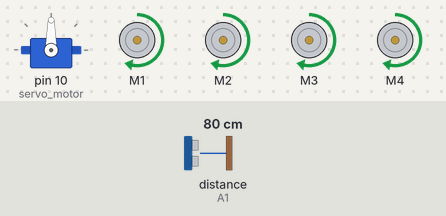
The sketch below on a simulated Arduino Uno, built with avr-gcc and run on an emulated ATmega328P. Shown: servo, 4 × DC motor (green arrow = forward, orange = backward, longer = faster). The test bench sets the inputs (shaded band); at power-on: distance to the obstacle (sensor on A1) 80 cm. The echo pulse lasts 58.3 µs per cm.

Above: at 3.7 s.
3.8 s: distance to the obstacle (sensor on A1) set to 23 cm
5.3 s: distance to the obstacle (sensor on A1) set to 19 cm
At 5.91 s:
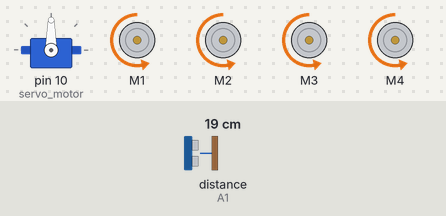
At 6.9 s:
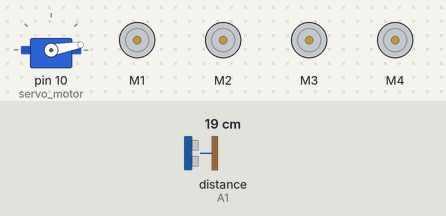
11.3 s: distance to the obstacle (sensor on A1) set to 35 cm
13.9 s: distance to the obstacle (sensor on A1) set to 2 cm
At 16.5 s:
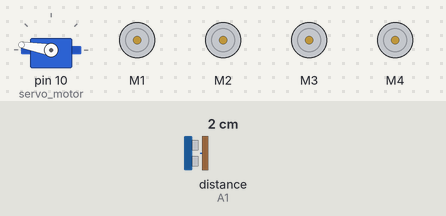
Timing chart, 0 to 17.9 s (numbered marks = the images above; inputs shaded):
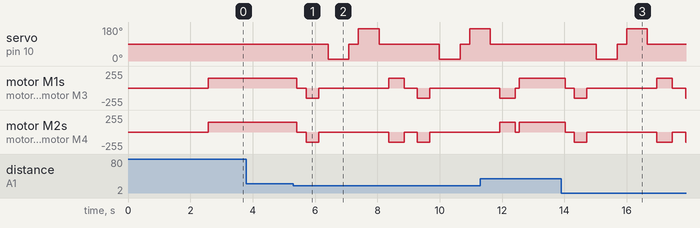

The sketch:

Obstacle-Avoiding-Car.ino
```cpp
#include <AFMotor.h>        // include the motor shield library. You must install this library
#include <Servo.h>          //Servo motor library. This is standard library
#include <NewPing.h>        //Ultrasonic sensor function library. You must install this library

// create motor objects
AF_DCMotor leftMotor(1, MOTOR12_64KHZ);
AF_DCMotor rightMotor(2, MOTOR12_64KHZ);
AF_DCMotor rearLeftMotor(3, MOTOR34_64KHZ);
AF_DCMotor rearRightMotor(4, MOTOR34_64KHZ);

//sensor pins
#define trig_pin A0 //analog input 1
#define echo_pin A1 //analog input 2

#define maximum_distance 200
boolean goesForward = false;
int distance = 100;

NewPing sonar(trig_pin, echo_pin, maximum_distance); //sensor function
Servo servo_motor; //our servo name


void setup(){
  servo_motor.attach(10); //our servo pin

  servo_motor.write(90);
  delay(2000);

  distance = readPing();
  delay(100);
  distance = readPing();
  delay(100);
  distance = readPing();
  delay(100);
}

void loop(){

  int distanceRight = 0;
  int distanceLeft = 0;
  delay(50);

  if (distance <= 20){
    moveStop();
    delay(300);
    moveBackward();
    delay(400);
    moveStop();
    delay(300);
    distanceRight = lookRight();
    delay(300);
    distanceLeft = lookLeft();
    delay(300);

    if (distance >= distanceLeft){
      turnRight();
      moveStop();
    }
    else{
      turnLeft();
      moveStop();
    }
  }
  else{
    moveForward();
  }
    distance = readPing();
}

int lookRight(){
  servo_motor.write(10);
  delay(500);
  int distance = readPing();
  delay(100);
  servo_motor.write(90);
  return distance;
}

int lookLeft(){
  servo_motor.write(170);
  delay(500);
  int distance = readPing();
  delay(100);
  servo_motor.write(90);
  return distance;
  delay(100);
}

int readPing(){
  delay(70);
  int cm = sonar.ping_cm();
  if (cm==0){
    cm=250;
  }
  return cm;
}

void moveStop(){
  leftMotor.run(RELEASE);
  rightMotor.run(RELEASE);
  rearLeftMotor.run(RELEASE);
  rearRightMotor.run(RELEASE);
}

void moveForward(){
  if (!goesForward) {
    goesForward = true;

    leftMotor.setSpeed(150);  // set motor speed
    rightMotor.setSpeed(150);
    rearLeftMotor.setSpeed(150);
    rearRightMotor.setSpeed(150);

    leftMotor.run(FORWARD);  // run motors forward
    rightMotor.run(FORWARD);
    rearLeftMotor.run(FORWARD);
    rearRightMotor.run(FORWARD);
  }
}

void moveBackward(){
  goesForward = false;

  leftMotor.setSpeed(150);  // set motor speed
  rightMotor.setSpeed(150);
  rearLeftMotor.setSpeed(150);
  rearRightMotor.setSpeed(150);

  leftMotor.run(BACKWARD);  // run motors backward
  rightMotor.run(BACKWARD);
  rearLeftMotor.run(BACKWARD);
  rearRightMotor.run(BACKWARD);

}
void turnRight(){
  leftMotor.setSpeed(150);
  rightMotor.setSpeed(150);
  rearLeftMotor.setSpeed(150);
  rearRightMotor.setSpeed(150);

  leftMotor.run(FORWARD);
  rightMotor.run(BACKWARD);
  rearLeftMotor.run(FORWARD);
  rearRightMotor.run(BACKWARD);

  delay(500);

  leftMotor.setSpeed(150);
  rightMotor.setSpeed(150);
  rearLeftMotor.setSpeed(150);
  rearRightMotor.setSpeed(150);

  leftMotor.run(FORWARD);
  rightMotor.run(FORWARD);
  rearLeftMotor.run(FORWARD);
  rearRightMotor.run(FORWARD);
}

void turnLeft(){
  leftMotor.setSpeed(150);
  rightMotor.setSpeed(150);
  rearLeftMotor.setSpeed(150);
  rearRightMotor.setSpeed(150);

  leftMotor.run(BACKWARD);
  rightMotor.run(FORWARD);
  rearLeftMotor.run(BACKWARD);
  rearRightMotor.run(FORWARD);

  delay(500);

  leftMotor.setSpeed(150);
  rightMotor.setSpeed(150);
  rearLeftMotor.setSpeed(150);
  rearRightMotor.setSpeed(150);

  leftMotor.run(FORWARD);
  rightMotor.run(FORWARD);
  rearLeftMotor.run(FORWARD);
  rearRightMotor.run(FORWARD);
}
```

Measured:
- the behaviour switches between 21 and 20 cm on distance to the obstacle (sensor on A1) (found by bisection; images 0 and 1)
- after the input at 3.8 s, every drawn part: stays the same
- after the input at 5.3 s, servo on pin 10 (servo_motor): 90° → 10° after 1.1 s, → 90° 0.67 s later, → 170° 0.30 s later, → 90° 0.67 s later, … (7 changes in this stretch); motor M1: forward 150/255 → stopped after 0.12 s, → backward 150/255 0.30 s later, → stopped 0.40 s later, → forward 150/255 2.2 s later, … (7 changes in this stretch)
- after the input at 13.9 s, servo on pin 10 (servo_motor): 90° → 10° after 1.1 s, → 90° 0.67 s later, → 170° 0.30 s later, → 90° 0.67 s later; motor M1: forward 150/255 → stopped after 0.12 s, → backward 150/255 0.30 s later, → stopped 0.40 s later, → forward 150/255 2.2 s later, … (6 changes in this stretch)
